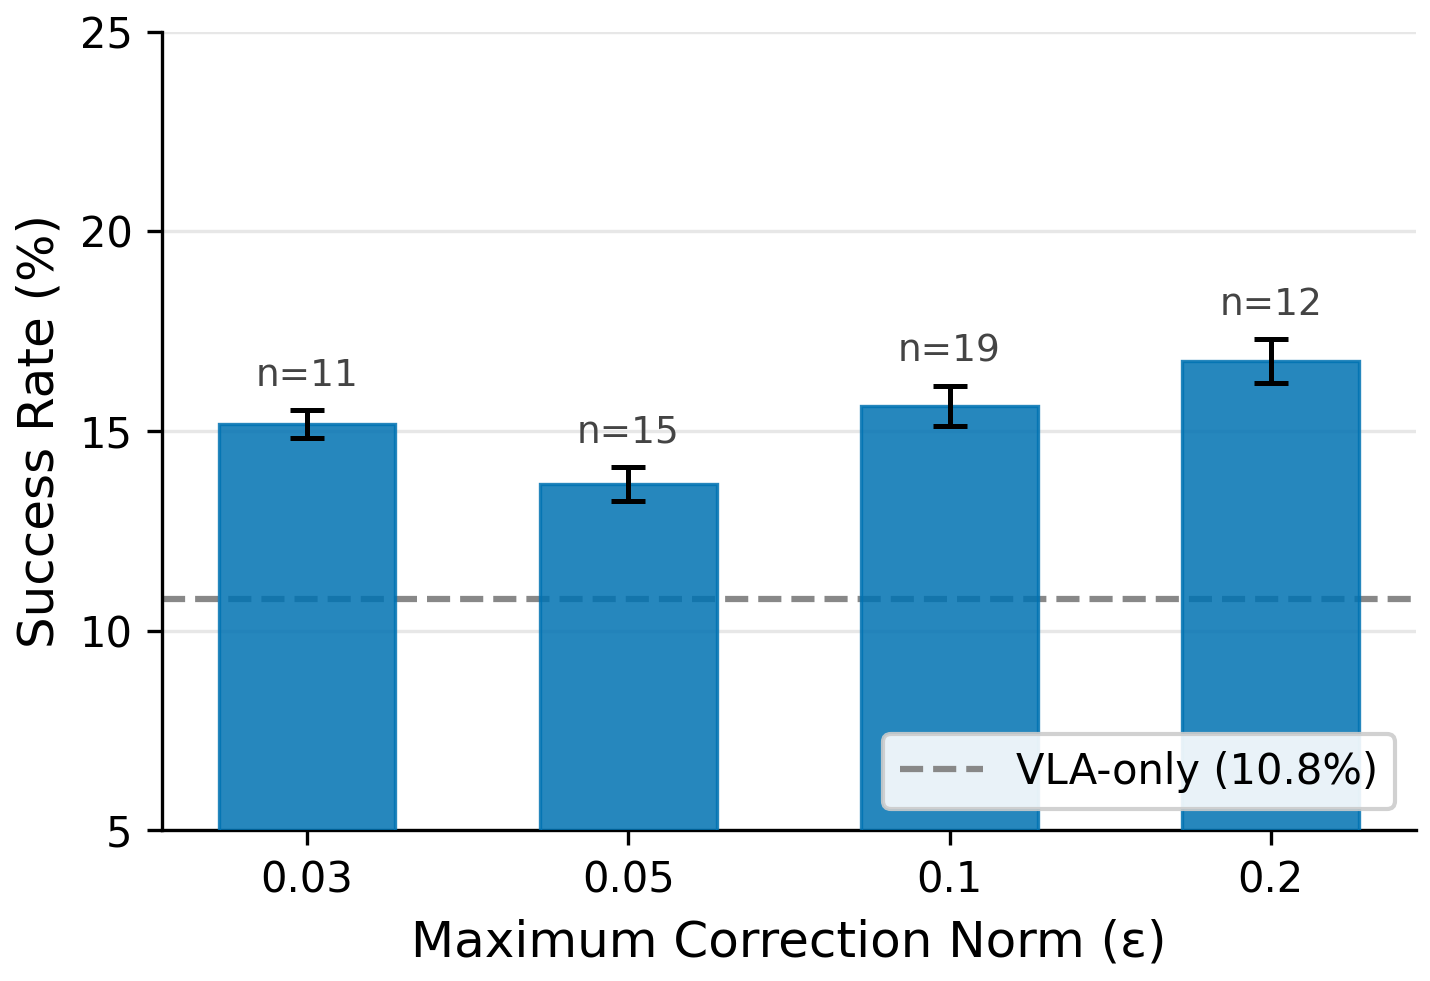

Recreate this plot in Python.
import matplotlib
matplotlib.use('Agg')
import matplotlib.pyplot as plt
import numpy as np

plt.rcParams.update({
    'font.family': 'DejaVu Sans',
    'font.size': 11,
    'axes.titlesize': 13,
    'axes.labelsize': 12,
    'xtick.labelsize': 10,
    'ytick.labelsize': 10,
    'legend.fontsize': 10,
    'figure.dpi': 300,
    'savefig.dpi': 300,
    'savefig.bbox': 'tight',
    'savefig.pad_inches': 0.05,
    'axes.spines.top': False,
    'axes.spines.right': False,
    'lines.linewidth': 1.8,
})

obs_only_data = {
    0.03: [14.0, 15.0, 15.0, 15.0, 15.0, 15.0, 15.0, 13.0, 17.0, 17.0, 16.0],
    0.05: [14.0, 12.0, 14.0, 13.0, 13.0, 15.0, 13.0, 15.0, 16.0, 15.0, 15.0, 14.0, 10.0, 11.0, 15.0],
    0.10: [19.0, 16.0, 17.0, 18.0, 17.0, 13.0, 16.0, 14.0, 11.0, 15.0, 19.0, 15.0, 19.0, 15.0, 15.0, 15.0, 14.0, 16.0, 13.0],
    0.20: [20.0, 16.0, 16.0, 16.0, 15.0, 20.0, 18.0, 14.0, 18.0, 17.0, 15.0, 16.0],
}

vla_only_mean = 10.8

eps_values = sorted(obs_only_data.keys())
means = [np.mean(obs_only_data[e]) for e in eps_values]
sems = [np.std(obs_only_data[e], ddof=1) / np.sqrt(len(obs_only_data[e])) for e in eps_values]
ns = [len(obs_only_data[e]) for e in eps_values]

x_labels = [str(e) for e in eps_values]
x_pos = np.arange(len(eps_values))

fig, ax = plt.subplots(figsize=(5, 3.5))

bars = ax.bar(x_pos, means, width=0.55, color='#0072B2', alpha=0.85,
              edgecolor='#0072B2', linewidth=0.8, zorder=3)

ax.errorbar(x_pos, means, yerr=sems, fmt='none', ecolor='black',
            capsize=4, linewidth=1.2, capthick=1.2, zorder=4)

ax.axhline(y=vla_only_mean, color='#888888', linestyle='--', linewidth=1.5,
           label=f'VLA-only ({vla_only_mean}%)', zorder=2)

for i, n in enumerate(ns):
    ax.text(x_pos[i], means[i] + sems[i] + 0.4, f'n={n}',
            ha='center', va='bottom', fontsize=9, color='#444444')

ax.set_xticks(x_pos)
ax.set_xticklabels(x_labels)
ax.set_xlabel('Maximum Correction Norm (ε)')
ax.set_ylabel('Success Rate (%)')
ax.set_ylim(5, 25)
ax.yaxis.set_major_locator(plt.MultipleLocator(5))
ax.grid(axis='y', alpha=0.3, zorder=0)
ax.legend(loc='lower right', framealpha=0.9)

plt.tight_layout()

out_dir = '/root/acr-vla-conformal-refinement/artifacts'
fig.savefig(f'{out_dir}/fig2_norm_sweep_v3.pdf')
fig.savefig(f'{out_dir}/fig2_norm_sweep_v3.png')
plt.close()

print("Saved fig2_norm_sweep_v3.pdf and .png")
for e, m, s, n in zip(eps_values, means, sems, ns):
    print(f"  eps={e}: mean={m:.1f}%, SEM={s:.1f}%, n={n}")
print(f"  VLA-only baseline: {vla_only_mean}%")
